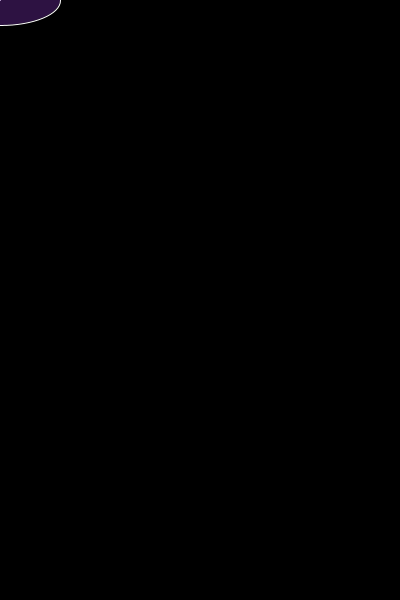
Frame 1 (no input)
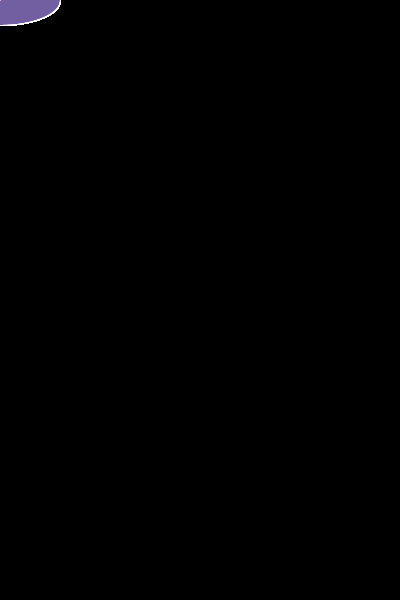
Frame 60 (the mouse pressed at the canvas centre just before this capture)
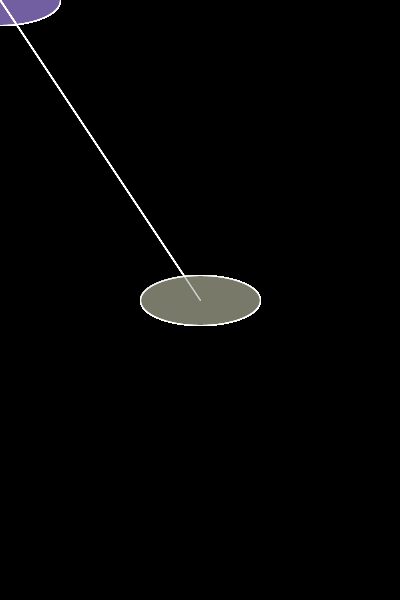
Frame 120 (the mouse held since frame 60 and released just before this capture)

The Processing sketch that drew these frames (run headless with seeded random() and noise(); from frame 60 on, the mouse is pressed at the canvas centre):

// Processing sketch: processing_62821
// ── processing_62821.pde

void setup()
{
  size( 400, 600 );
  background( 0);
  smooth();
  frameRate(30);
}


void draw()



{

  frameRate(30);
  stroke( 255);
  strokeWeight(1);
  line( 0, 0, mouseX, mouseY );
  fill( random(255), random(255), random(255), 70);
  ellipse( mouseX, mouseY, 120, 50 );
  if (mousePressed) {
    fill( random(0), random(0), random(0), 10);
  }
}
